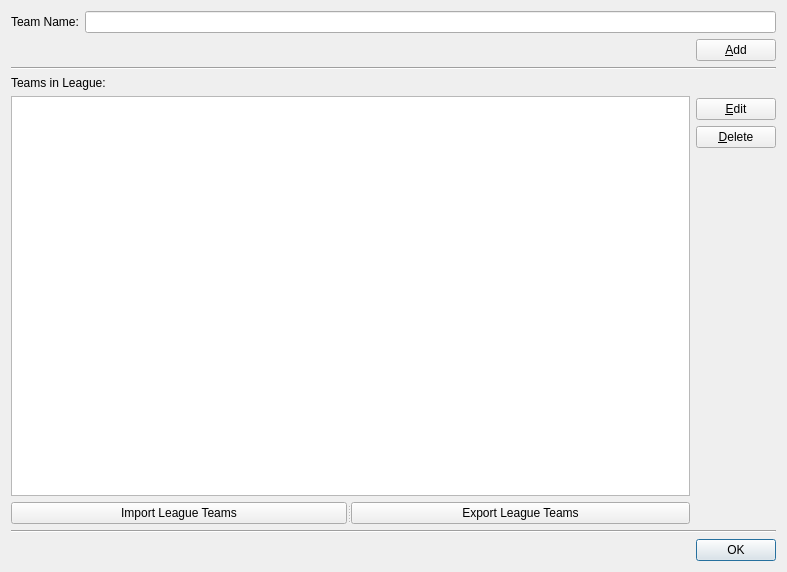
<?xml version="1.0" encoding="UTF-8"?>
<ui version="4.0">
 <class>Dialog</class>
 <widget class="QDialog" name="Dialog">
  <property name="geometry">
   <rect>
    <x>0</x>
    <y>0</y>
    <width>787</width>
    <height>572</height>
   </rect>
  </property>
  <property name="windowTitle">
   <string>League Editor</string>
  </property>
  <layout class="QVBoxLayout" name="verticalLayout_3">
   <item>
    <layout class="QFormLayout" name="formLayout">
     <property name="fieldGrowthPolicy">
      <enum>QFormLayout::ExpandingFieldsGrow</enum>
     </property>
     <item row="0" column="0">
      <widget class="QLabel" name="lbl_add_team">
       <property name="text">
        <string>Team Name:</string>
       </property>
       <property name="buddy">
        <cstring>line_edit_team_name</cstring>
       </property>
      </widget>
     </item>
     <item row="0" column="1">
      <widget class="QLineEdit" name="line_edit_team_name">
       <property name="focusPolicy">
        <enum>Qt::StrongFocus</enum>
       </property>
      </widget>
     </item>
     <item row="1" column="0" colspan="2">
      <layout class="QHBoxLayout" name="horizontalLayout_2">
       <item>
        <spacer name="horizontalSpacer">
         <property name="orientation">
          <enum>Qt::Horizontal</enum>
         </property>
         <property name="sizeHint" stdset="0">
          <size>
           <width>40</width>
           <height>20</height>
          </size>
         </property>
        </spacer>
       </item>
       <item>
        <widget class="QPushButton" name="btn_add">
         <property name="focusPolicy">
          <enum>Qt::StrongFocus</enum>
         </property>
         <property name="text">
          <string>  &amp;Add  </string>
         </property>
        </widget>
       </item>
      </layout>
     </item>
    </layout>
   </item>
   <item>
    <widget class="Line" name="line_2">
     <property name="orientation">
      <enum>Qt::Horizontal</enum>
     </property>
    </widget>
   </item>
   <item>
    <layout class="QHBoxLayout" name="horizontalLayout">
     <item>
      <layout class="QVBoxLayout" name="verticalLayout_2">
       <item>
        <widget class="QLabel" name="lbl_teams">
         <property name="text">
          <string>Teams in League:</string>
         </property>
        </widget>
       </item>
       <item>
        <widget class="QListWidget" name="list_widget_teams"/>
       </item>
       <item>
        <widget class="QSplitter" name="splitter">
         <property name="orientation">
          <enum>Qt::Horizontal</enum>
         </property>
         <widget class="QPushButton" name="btn_import">
          <property name="text">
           <string>Import League Teams</string>
          </property>
         </widget>
         <widget class="QPushButton" name="btn_export">
          <property name="text">
           <string>Export League Teams</string>
          </property>
         </widget>
        </widget>
       </item>
      </layout>
     </item>
     <item>
      <layout class="QVBoxLayout" name="verticalLayout">
       <item>
        <spacer name="verticalSpacer">
         <property name="orientation">
          <enum>Qt::Vertical</enum>
         </property>
         <property name="sizeHint" stdset="0">
          <size>
           <width>20</width>
           <height>40</height>
          </size>
         </property>
        </spacer>
       </item>
       <item>
        <widget class="QPushButton" name="btn_edit">
         <property name="focusPolicy">
          <enum>Qt::StrongFocus</enum>
         </property>
         <property name="text">
          <string>&amp;Edit</string>
         </property>
        </widget>
       </item>
       <item>
        <widget class="QPushButton" name="btn_delete">
         <property name="focusPolicy">
          <enum>Qt::StrongFocus</enum>
         </property>
         <property name="text">
          <string>&amp;Delete</string>
         </property>
        </widget>
       </item>
       <item>
        <spacer name="verticalSpacer_18">
         <property name="orientation">
          <enum>Qt::Vertical</enum>
         </property>
         <property name="sizeHint" stdset="0">
          <size>
           <width>20</width>
           <height>40</height>
          </size>
         </property>
        </spacer>
       </item>
       <item>
        <spacer name="verticalSpacer_17">
         <property name="orientation">
          <enum>Qt::Vertical</enum>
         </property>
         <property name="sizeHint" stdset="0">
          <size>
           <width>20</width>
           <height>40</height>
          </size>
         </property>
        </spacer>
       </item>
       <item>
        <spacer name="verticalSpacer_16">
         <property name="orientation">
          <enum>Qt::Vertical</enum>
         </property>
         <property name="sizeHint" stdset="0">
          <size>
           <width>20</width>
           <height>40</height>
          </size>
         </property>
        </spacer>
       </item>
       <item>
        <spacer name="verticalSpacer_15">
         <property name="orientation">
          <enum>Qt::Vertical</enum>
         </property>
         <property name="sizeHint" stdset="0">
          <size>
           <width>20</width>
           <height>40</height>
          </size>
         </property>
        </spacer>
       </item>
       <item>
        <spacer name="verticalSpacer_14">
         <property name="orientation">
          <enum>Qt::Vertical</enum>
         </property>
         <property name="sizeHint" stdset="0">
          <size>
           <width>20</width>
           <height>40</height>
          </size>
         </property>
        </spacer>
       </item>
       <item>
        <spacer name="verticalSpacer_13">
         <property name="orientation">
          <enum>Qt::Vertical</enum>
         </property>
         <property name="sizeHint" stdset="0">
          <size>
           <width>20</width>
           <height>40</height>
          </size>
         </property>
        </spacer>
       </item>
       <item>
        <spacer name="verticalSpacer_12">
         <property name="orientation">
          <enum>Qt::Vertical</enum>
         </property>
         <property name="sizeHint" stdset="0">
          <size>
           <width>20</width>
           <height>40</height>
          </size>
         </property>
        </spacer>
       </item>
       <item>
        <spacer name="verticalSpacer_11">
         <property name="orientation">
          <enum>Qt::Vertical</enum>
         </property>
         <property name="sizeHint" stdset="0">
          <size>
           <width>20</width>
           <height>40</height>
          </size>
         </property>
        </spacer>
       </item>
       <item>
        <spacer name="verticalSpacer_10">
         <property name="orientation">
          <enum>Qt::Vertical</enum>
         </property>
         <property name="sizeHint" stdset="0">
          <size>
           <width>20</width>
           <height>40</height>
          </size>
         </property>
        </spacer>
       </item>
       <item>
        <spacer name="verticalSpacer_9">
         <property name="orientation">
          <enum>Qt::Vertical</enum>
         </property>
         <property name="sizeHint" stdset="0">
          <size>
           <width>20</width>
           <height>40</height>
          </size>
         </property>
        </spacer>
       </item>
       <item>
        <spacer name="verticalSpacer_8">
         <property name="orientation">
          <enum>Qt::Vertical</enum>
         </property>
         <property name="sizeType">
          <enum>QSizePolicy::Expanding</enum>
         </property>
         <property name="sizeHint" stdset="0">
          <size>
           <width>20</width>
           <height>40</height>
          </size>
         </property>
        </spacer>
       </item>
       <item>
        <spacer name="verticalSpacer_7">
         <property name="orientation">
          <enum>Qt::Vertical</enum>
         </property>
         <property name="sizeHint" stdset="0">
          <size>
           <width>20</width>
           <height>40</height>
          </size>
         </property>
        </spacer>
       </item>
       <item>
        <spacer name="verticalSpacer_6">
         <property name="orientation">
          <enum>Qt::Vertical</enum>
         </property>
         <property name="sizeHint" stdset="0">
          <size>
           <width>20</width>
           <height>40</height>
          </size>
         </property>
        </spacer>
       </item>
       <item>
        <spacer name="verticalSpacer_5">
         <property name="orientation">
          <enum>Qt::Vertical</enum>
         </property>
         <property name="sizeHint" stdset="0">
          <size>
           <width>20</width>
           <height>40</height>
          </size>
         </property>
        </spacer>
       </item>
       <item>
        <spacer name="verticalSpacer_4">
         <property name="orientation">
          <enum>Qt::Vertical</enum>
         </property>
         <property name="sizeHint" stdset="0">
          <size>
           <width>20</width>
           <height>40</height>
          </size>
         </property>
        </spacer>
       </item>
       <item>
        <spacer name="verticalSpacer_3">
         <property name="orientation">
          <enum>Qt::Vertical</enum>
         </property>
         <property name="sizeHint" stdset="0">
          <size>
           <width>20</width>
           <height>40</height>
          </size>
         </property>
        </spacer>
       </item>
       <item>
        <spacer name="verticalSpacer_2">
         <property name="orientation">
          <enum>Qt::Vertical</enum>
         </property>
         <property name="sizeHint" stdset="0">
          <size>
           <width>20</width>
           <height>40</height>
          </size>
         </property>
        </spacer>
       </item>
      </layout>
     </item>
    </layout>
   </item>
   <item>
    <widget class="Line" name="line">
     <property name="orientation">
      <enum>Qt::Horizontal</enum>
     </property>
    </widget>
   </item>
   <item>
    <widget class="QDialogButtonBox" name="buttonBox">
     <property name="focusPolicy">
      <enum>Qt::StrongFocus</enum>
     </property>
     <property name="orientation">
      <enum>Qt::Horizontal</enum>
     </property>
     <property name="standardButtons">
      <set>QDialogButtonBox::Ok</set>
     </property>
    </widget>
   </item>
  </layout>
 </widget>
 <tabstops>
  <tabstop>line_edit_team_name</tabstop>
  <tabstop>btn_add</tabstop>
  <tabstop>btn_edit</tabstop>
  <tabstop>btn_delete</tabstop>
  <tabstop>buttonBox</tabstop>
  <tabstop>list_widget_teams</tabstop>
 </tabstops>
 <resources/>
 <connections>
  <connection>
   <sender>buttonBox</sender>
   <signal>accepted()</signal>
   <receiver>Dialog</receiver>
   <slot>accept()</slot>
   <hints>
    <hint type="sourcelabel">
     <x>248</x>
     <y>254</y>
    </hint>
    <hint type="destinationlabel">
     <x>157</x>
     <y>274</y>
    </hint>
   </hints>
  </connection>
  <connection>
   <sender>buttonBox</sender>
   <signal>rejected()</signal>
   <receiver>Dialog</receiver>
   <slot>reject()</slot>
   <hints>
    <hint type="sourcelabel">
     <x>316</x>
     <y>260</y>
    </hint>
    <hint type="destinationlabel">
     <x>286</x>
     <y>274</y>
    </hint>
   </hints>
  </connection>
 </connections>
</ui>
